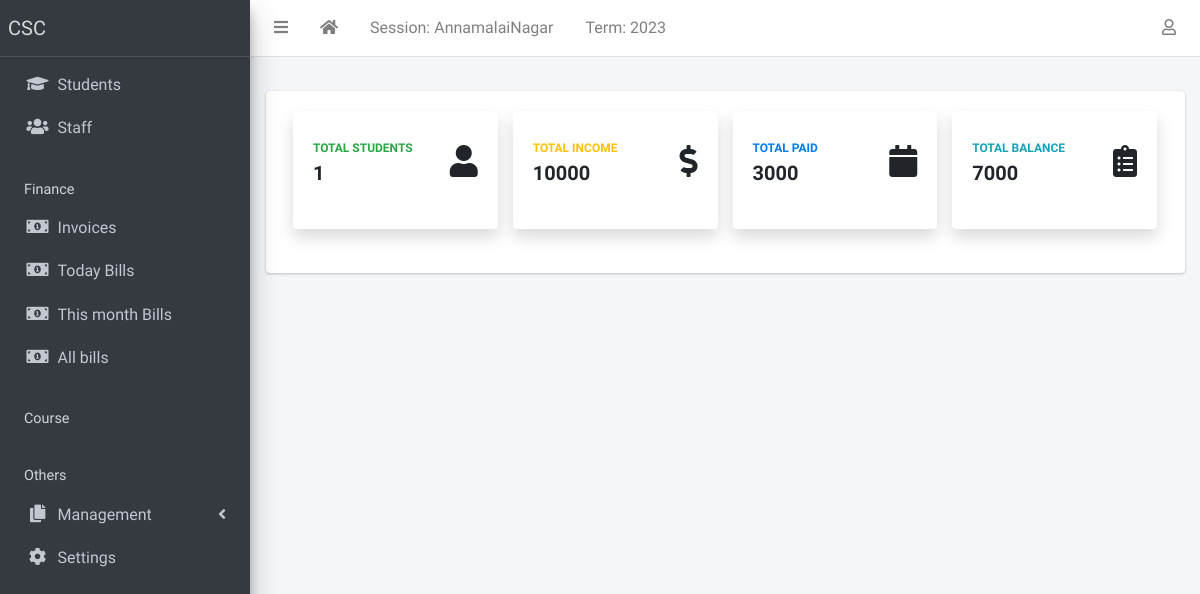
Page / (signed in) on the earlier database version.
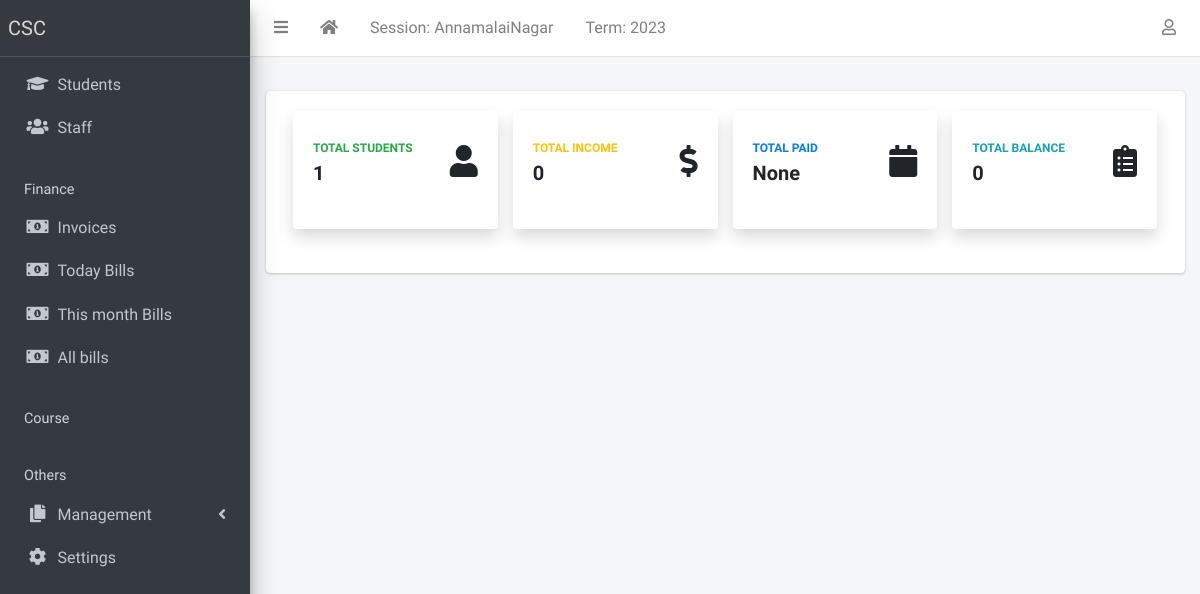
Same page on the later database version.
### apps/finance/models.py (models this page shows, shortened)
class Invoice(models.Model):
    total_num = 0
    student = models.ForeignKey(Student, on_delete=models.CASCADE,default=None)
    status = models.CharField(
        max_length=20,
        choices=[("active", "Active"), ("closed", "Closed")],
        default="active",
    )
    class Meta:
        ordering = ["student"]
    def balance(self):
        payable = self.total_amount_payable()
        paid = self.total_amount_paid()
        return payable - paid
    def amount_payable(self):
        items = InvoiceItem.objects.filter(invoice=self)
        total = 0
        for item in items:
            total += item.amount
        return total
    def total_amount_payable(self):
        return  self.amount_payable()
    def total_amount_paid(self):
        receipts = Receipt.objects.filter(invoice=self)
        amount = 0
        for receipt in receipts:
            amount += receipt.amount_paid
        return amount

class InvoiceItem(models.Model):
    invoice = models.ForeignKey(Invoice, on_delete=models.CASCADE)
    description = models.CharField(max_length=200)
    amount = models.IntegerField()

class Receipt(models.Model):
    Bill_No = models.CharField(max_length=245 , default=None)
    invoice = models.ForeignKey(Invoice, on_delete=models.CASCADE)
    amount_paid = models.IntegerField()
    date_paid = models.DateField(default=timezone.now)
    comment = models.CharField(max_length=200, blank=True)

### apps/corecode/views.py (the view)
# urls.py: path("", IndexView.index, name="home"),
    def index(request):
        return render(request,"index.html",context={
            "total_student":views.total_student,
            "total_income":views.total_income,
            "total_paid":views.total_paid(),
            "total_balance":views.total_balance,
        })

### apps/corecode/context_processors.py (called while the page is built)
def site_defaults(request):
    current_session = AcademicSession.objects.get(current=True)
    current_term = AcademicTerm.objects.get(current=True)
    vals = SiteConfig.objects.all()
    contexts = {
        "current_session": current_session.name,
        "current_term": current_term.name,
    }
    for val in vals:
        contexts[val.key] = val.value
    return contexts

### apps/revenue/views.py (called while the page is built)
def total_student():
    total_stud = stumod.Student.objects.count()
    totals = total_stud
    return totals

def total_income():
    total_am = finmod.Invoice.objects.all()
    total_ammount = sum(account.total_amount_payable() for account in total_am)
    return total_ammount

def total_paid():
    total_pa = finmod.Receipt.objects.all()
    total_pait = total_pa.aggregate(total=Sum('amount_paid'))['total']
    return total_pait

def total_balance():
    total_bal = finmod.Invoice.objects.all()
    total_balanc = sum(account.balance() for account in total_bal)
    return total_balanc

### templates/index.html
{% extends 'base.html' %}
{% block content %}
<div class="container-fluid">
  <div class="row">
    <div class="col-xl-3 col-md-6 mb-4">
      <div class="card border-left-success shadow h-100 py-2">
          <div class="card-body">
              <div class="row no-gutters align-items-center">
                  <div class="col mr-2">
                      <div class="text-xs font-weight-bold text-success text-uppercase mb-1">
                          Total Students
                      </div>
                      <div class="h5 mb-0 font-weight-bold text-gray-800">{{total_student}}</div>
                  </div>
                  <div class="col-auto">
                      <i class="fas fa-user fa-2x text-gray-300"></i>
                  </div>
              </div>
          </div>
      </div>
  </div>
  <div class="col-xl-3 col-md-6 mb-4">
    <div class="card border-left-warning shadow h-100 py-2">
        <div class="card-body">
            <div class="row no-gutters align-items-center">
                <div class="col mr-2">
                    <div class="text-xs font-weight-bold text-warning text-uppercase mb-1">
                        Total income
                    </div>
                    <div class="h5 mb-0 font-weight-bold text-gray-800">{{total_income}}</div>
                </div>
                <div class="col-auto">
                    <i class="fas fa-dollar-sign fa-2x text-gray-300"></i>
                </div>
            </div>
        </div>
    </div>
</div>
      <div class="col-xl-3 col-md-6 mb-4">
          <div class="card border-left-primary shadow h-100 py-2">
              <div class="card-body">
                  <div class="row no-gutters align-items-center">
                      <div class="col mr-2">
                          <div class="text-xs font-weight-bold text-primary text-uppercase mb-1">
                              Total Paid
                          </div>
                          <div class="h5 mb-0 font-weight-bold text-gray-800">{{total_paid}}</div>
                      </div>
                      <div class="col-auto">
                          <i class="fas fa-calendar fa-2x text-gray-300"></i>
                      </div>
                  </div>
              </div>
          </div>
      </div>
      <div class="col-xl-3 col-md-6 mb-4">
          <div class="card border-left-info shadow h-100 py-2">
              <div class="card-body">
                  <div class="row no-gutters align-items-center">
                      <div class="col mr-2">
                          <div class="text-xs font-weight-bold text-info text-uppercase mb-1">Total Balance</div>
                          <div class="row no-gutters align-items-center">
                              <div class="col-auto">
                                  <div class="h5 mb-0 mr-3 font-weight-bold text-gray-800">{{total_balance}}</div>
                              </div>
                          </div>
                      </div>
                      <div class="col-auto">
                          <i class="fas fa-clipboard-list fa-2x text-gray-300"></i>
                      </div>
                  </div>
              </div>
          </div>
      </div>
  </div>
</div>
</div>
{% endblock %}

Differences in the rows shown:
removed Invoice: id.amount "10000", id.amount_paid "7000"
Other differences:
{{ total_income }}: (not shown) → "0"
{{ total_paid }}: "3000" → "None"
{{ total_balance }}: (not shown) → "0"
